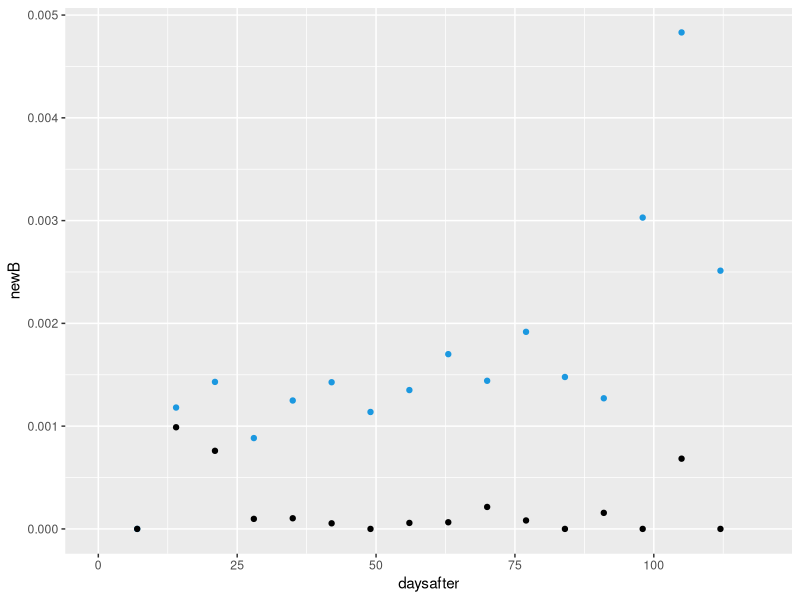

This chart was generated by the following R code:
require(tidyverse)

#B is placebo, A is treatment
#input data
daysafter <- c(0,7,14,21,28,35,42,49,56,63,70,77,84,91,98,105,112,119)
eventsA <- c(0,0,21,37,39,41,42,42,43,44,47,48,48,49,49,50,50,50)
riskA <- c(0,21314,21230,21054,20481,19314,18377,17702,17186,15464,14038,12169,9591,6403,3374,1463,398,0)
eventsB <- c(0,0,25,55,73,97,123,143,166,192,212,235,249,257,267,274,275,275)
riskB <- c(0,21258,21170,20970,20366,19209,18218,17578,17025,15290,13876,11994,9471,6294,3301,1449,398,0)
#many records for person (for as long as they've been enrolled in the study)

#un-cumulative sum?
newA <- c(eventsA[1],diff(eventsA))
newA <- newA/riskA
newB <- c(eventsB[1],diff(eventsB))
newB <- newB/riskB
dataA <- cbind(daysafter,newA)
dataB <- cbind(daysafter,newB)
dataA <- as.data.frame(newA)
dataB <- as.data.frame(newB)

#EDA
gB <- ggplot(data = dataB,mapping = aes(x = daysafter, y = newB))+ geom_point() #placebo
gA <- ggplot(data = dataA,mapping = aes(x = daysafter, y = newA))+ geom_point() #vaccine
all <- cbind(dataA, dataB)

ggplot(data = all) + geom_point(aes(x = daysafter, y = newB), col = "#1b98e0") + geom_point((aes(x = daysafter, y = newA)))
#yay! survival-like curves
#second vaccine happens third week after first
#variability in treatment group at the end results from smaller sample size

#Next step: expand to many records per subject (figure out risk/event meaning)
#Put "1" in the week that the diagnosis occurs
